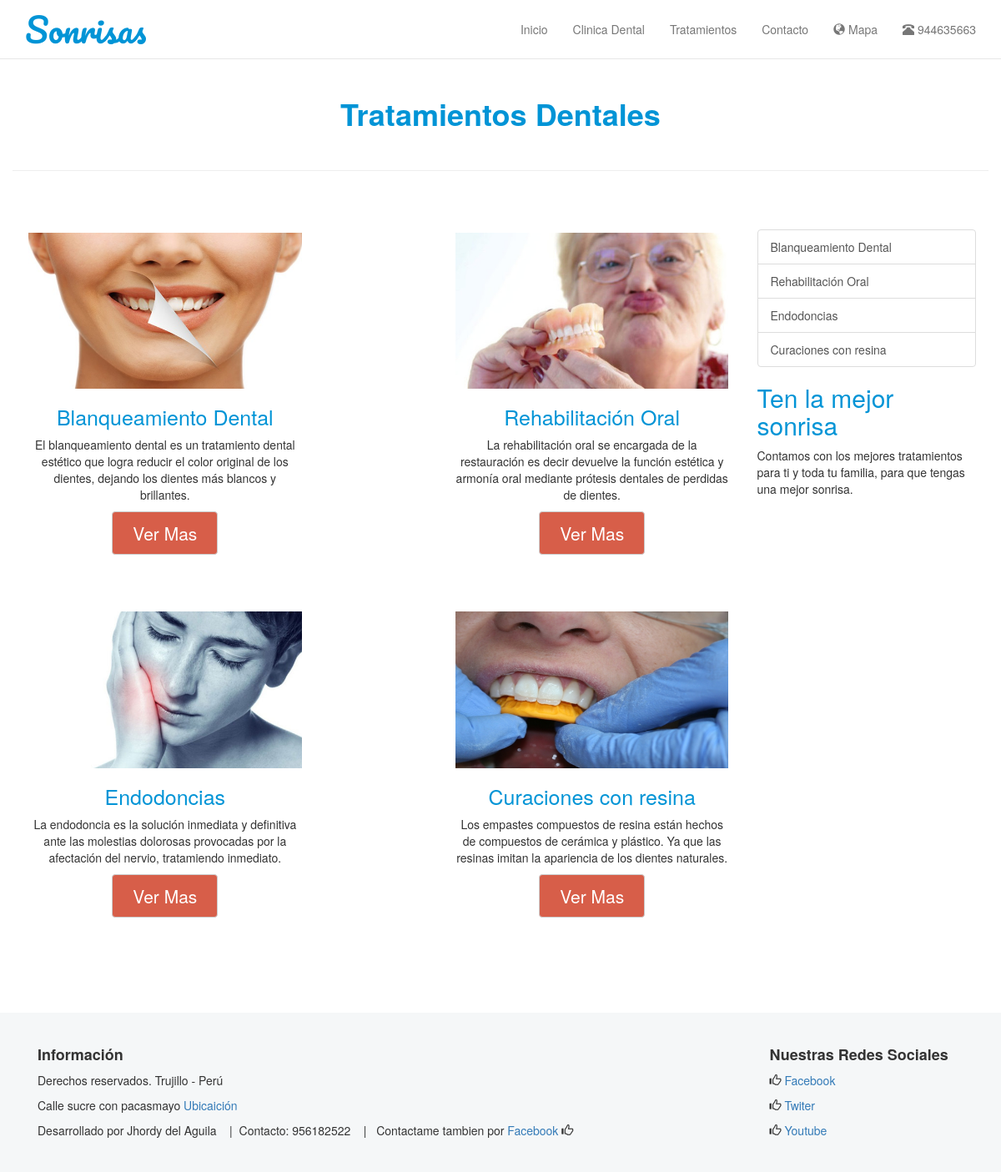
/tratamiento.php, run on the app's committed database.
### tables this page shows
CREATE TABLE `tratamiento` (
  `id` int(11) NOT NULL,
  `imagen` varchar(100) NOT NULL,
  `titulo` varchar(30) NOT NULL,
  `contenido` varchar(200) NOT NULL,
  `estado` char(1) NOT NULL
);

CREATE TABLE `tratamientoanuncio` (
  `id` int(11) NOT NULL,
  `titulo` varchar(20) NOT NULL,
  `contenido` varchar(100) NOT NULL,
  `estado` char(1) NOT NULL DEFAULT '0'
);

### app/Conexion.php (called while the page is built, shortened)
<?php
class Conexion {
    private static $conexion;
    public static function abrir_conexion() {
        if (!isset(self::$conexion)) {
            try {
                self::$conexion = new PDO('mysql:host='.NOMBRE_SERVIDOR.'; dbname='.NOMBRE_BD.'', NOMBRE_USUARIO, PASSWORD);
                self::$conexion->setAttribute(PDO::ATTR_ERRMODE, PDO::ERRMODE_EXCEPTION);
                self::$conexion->exec("SET CHARACTER SET utf8");
            } catch (PDOException $ex) {
                print "ERROR: " . $ex->getMessage() . "<br>";
                die();
            }
        }
    }
     public static function cerrar_conexion() {
        if (isset(self::$conexion)) {
            self::$conexion = null;
        }
    }
    public static function obtener_conexion() {
        return self::$conexion;
    }
}

### admin/app/repository/RepositorioTratamiento.php (called while the page is built, shortened)
<?php
class RepositorioTratamiento {
    public static function obtener_tratamiento($conexion) {
        $tratamiento = array();
        if (isset($conexion)) {
            try{
                $sql = "SELECT * FROM  tratamiento";
                $sentencia = $conexion->prepare($sql);
                $sentencia->execute();
                $resultado = $sentencia->fetchAll();
                if (count($resultado)) {
                    foreach ($resultado as $fila) {
                        $tratamiento[] = new Tratamiento(
                            $fila['id'],
                            $fila['imagen'],
                            $fila['titulo'],
                            $fila['contenido'],
                            $fila['estado']);
                    }
                }
            }catch(PDOException $ex){
                print 'Error: ' . $ex->getMessage();
            }
        }
        return $tratamiento;
    }
}

### admin/app/class/Tratamiento.php (called while the page is built, shortened)
<?php
class Tratamiento {
    private $imagen;
    private $titulo;
    private $contenido;
    public function __construct($id, $imagen,$titulo, $contenido,$estado) {
        $this->imagen = $imagen;
        $this->titulo = $titulo;
        $this->contenido = $contenido;
    }
    public function getImagen() {
        return $this->imagen;
    }
    public function getTitulo() {
        return $this->titulo;
    }
    public function getContenido() {
        return $this->contenido;
    }
}

### admin/app/repository/RepositorioTratamientoAnuncio.php (called while the page is built, shortened)
<?php
class RepositorioTratamientoAnuncio {
    public static function obtener_tratamiento_anuncio($conexion) {
        if (isset($conexion)) {
            try{
                include_once 'admin/app/class/TratamientoAnuncio.php';
                $sql = "SELECT * FROM  tratamientoanuncio";
                $sentencia = $conexion->prepare($sql);
                $sentencia->execute();
                $resultado = $sentencia->fetchAll();
                if (count($resultado)) {
                    foreach ($resultado as $fila) {
                        $tratamiento[] = new TratamientoAnuncio(
                            $fila['id'],
                            $fila['titulo'],
                            $fila['contenido'],
                            $fila['estado']);
                    }
                }
            }catch(PDOException $ex){
                print 'Error: ' . $ex->getMessage();
            }
        }
        return $tratamiento;
    }
}

### admin/app/class/TratamientoAnuncio.php (called while the page is built, shortened)
<?php
class TratamientoAnuncio {
    private $titulo;
    private $contenido;
    public function __construct($id,$titulo, $contenido,$estado) {
        $this->titulo = $titulo;
        $this->contenido = $contenido;
    }
    public function getTitulo() {
        return $this->titulo;
    }
    public function getContenido() {
        return $this->contenido;
    }
}

### tratamiento.php (the view, shortened to what this page needs)
<?php
include_once 'app/Conexion.php';
include_once 'admin/app/class/Tratamiento.php';
include_once 'admin/app/repository/RepositorioTratamiento.php';
include_once 'admin/app/class/TratamientoAnuncio.php';
include_once 'admin/app/repository/RepositorioTratamientoAnuncio.php';
include_once 'inc/header_common.php';
include_once 'inc/navbar.php';
?>
<div class="container">
	<div class="row">
		<h1 class="titulo-principal">Tratamientos Dentales</h1>
		<hr>
	</div>
	<?php $tratamientos = RepositorioTratamiento::obtener_tratamiento(Conexion::obtener_conexion()); ?>
	<div class="row contenido1">
		<div class="col-md-9">
			<div class="row">
			<?php $par = 0; $impar = 0;
			foreach($tratamientos as $fila) { ?>
			<?php if ($par%2 == 0) { ?>
					<div class="col-md-5">
                        <div class="thumbnail">
                            <img src="img/<?php echo $fila->getImagen(); ?>">
                            <h3><?php echo $fila->getTitulo(); ?></h3>
                            <p><?php echo $fila->getContenido(); ?></p>
                            <p><a href="#" class="btn btn-default">Ver Mas</a></p>
                        </div>
                    </div>
            <?php } if ($impar%2 !=0) { ?>
					<div class="col-md-5 col-md-offset-2">
                        <div class="thumbnail">
                            <img src="img/<?php echo $fila->getImagen(); ?>">
                            <h3><?php echo $fila->getTitulo(); ?></h3>
                            <p><?php echo $fila->getContenido(); ?></p>
                            <p><a href="#" class="btn btn-default">Ver Mas</a></p>
                        </div>
                    </div>
			<?php }
			$par++; $impar++;
			} ?>
			</div>
		</div>
		<div class="col-md-3">
			<div class="list-group">
				<article>
				<?php foreach ($tratamientos as $fila){ ?>
					<a href="#" class="list-group-item"><?php echo $fila->getTitulo(); ?></a>
				<?php } ?>
				</article>
			</div>
			<?php $tratamiento_anuncio = RepositorioTratamientoAnuncio::obtener_tratamiento_anuncio(Conexion::obtener_conexion()); ?>
			<?php foreach($tratamiento_anuncio as $filaAnuncio){?>
			<article>
				<h2 class="font-celeste "><?php echo $filaAnuncio->getTitulo(); ?></h2>
				<p><?php echo $filaAnuncio->getContenido(); ?></p>
			</article>
			<?php } ?>
		</div>
	</div>
</div>
<?php
include_once 'inc/footer.php';
include_once 'inc/footer_common.php';
?>

### css/estilos.css (style rules this page uses)
body { padding-top: 70px; }
.contenido1 { padding-top: 50px; padding-bottom: 50px; }
.titulo-principal { padding: 27px; text-align: center; font-size: 36px; font-weight: bold; color: #0094d6; }
.font-celeste { color: #0094d6 !important; }
.btn { padding: 10px 24px; color: #fff; font-size: 21px; margin-bottom: 30px; background: #D75E49 }
.thumbnail img { width: 100%; }
.thumbnail { border: none; text-align: center; }
.thumbnail h3 { text-align: center; color: #0094d6; font-size: 25px; margin-right: 10px; margin-left: 10px; }

### data on the page
tratamiento: imagen (picture), titulo "Blanqueamiento Dental", contenido "El blanqueamiento dental es un tratamiento dental estético que logra reducir el color original de los dientes, dejando los dientes más blancos y brillantes."
tratamiento: imagen (picture), titulo "Rehabilitación Oral", contenido "La rehabilitación oral se encargada de la restauración es decir devuelve la función estética y armonía oral mediante prótesis dentales de perdidas de dientes."
tratamiento: imagen (picture), titulo "Endodoncias", contenido "La endodoncia es la solución inmediata y definitiva ante las molestias dolorosas provocadas por la afectación del nervio, tratamiendo inmediato."
tratamiento: imagen (picture), titulo "Curaciones con resina", contenido "Los empastes compuestos de resina están hechos de compuestos de cerámica y plástico. Ya que las resinas imitan la apariencia de los dientes naturales."
tratamientoanuncio: titulo "Ten la mejor sonrisa", contenido "Contamos con los mejores tratamientos para ti y toda tu familia, para que tengas una mejor sonrisa."
